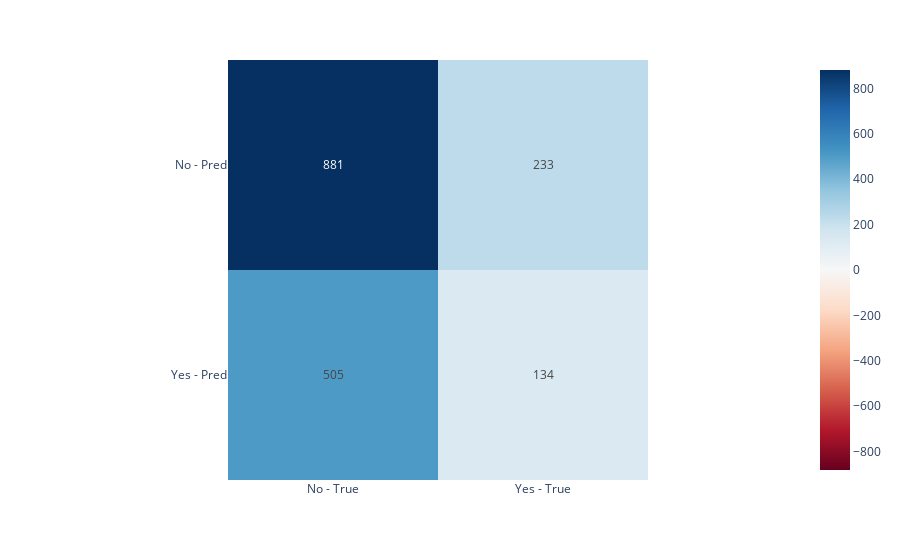

Notebook source saved alongside this figure:
### Code cell
cm = pd.DataFrame(confusion_matrix(y_test, pred_gb))
# Rename columns to predicted values - 0 = No Risk, 1 = Risk
cm.rename({0: 'No - True', 1: 'Yes - True'}, axis=1, inplace=True)
# Rename rows to real values - 0 = No Risk, 1 = Risk
cm.rename({0: 'No - Pred', 1: 'Yes - Pred'}, axis=0, inplace=True)
px.imshow(cm, text_auto=True, color_continuous_scale='RdBu', color_continuous_midpoint=0)

### Figure 1 — Plotly figure (JSON) as saved in the notebook; plotly's stock layout.template omitted (floating-point values rounded to 4 significant figures)
{"data": [{"coloraxis": "coloraxis", "hovertemplate": "x: %{x}<br>y: %{y}<br>color: %{z}<extra></extra>", "name": "0", "texttemplate": "%{z}", "type": "heatmap", "x": ["No - True", "Yes - True"], "xaxis": "x", "y": ["No - Pred", "Yes - Pred"], "yaxis": "y", "z": [[881, 233], [505, 134]]}], "layout": {"coloraxis": {"cmid": 0, "colorscale": [[0, "rgb(103,0,31)"], [0.1, "rgb(178,24,43)"], [0.2, "rgb(214,96,77)"], [0.3, "rgb(244,165,130)"], [0.4, "rgb(253,219,199)"], [0.5, "rgb(247,247,247)"], [0.6, "rgb(209,229,240)"], [0.7, "rgb(146,197,222)"], [0.8, "rgb(67,147,195)"], [0.9, "rgb(33,102,172)"], [1, "rgb(5,48,97)"]]}, "margin": {"t": 60}, "xaxis": {"anchor": "y", "constrain": "domain", "domain": [0, 1], "scaleanchor": "y"}, "yaxis": {"anchor": "x", "autorange": "reversed", "constrain": "domain", "domain": [0, 1]}}}
